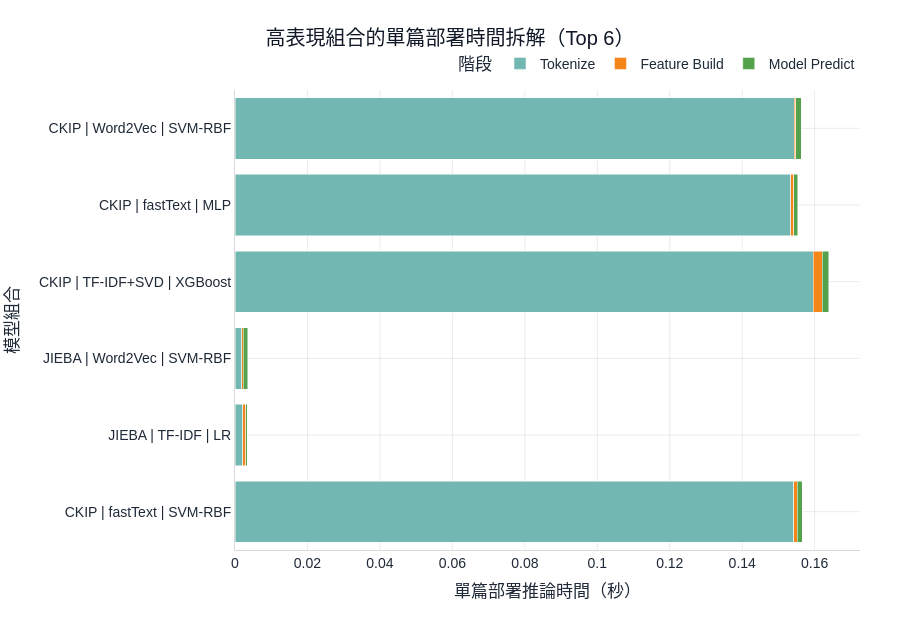

The notebook cell this image was saved under:
### Markdown cell above
### 圖 5-2 高表現組合的單篇部署時間拆解（Top 6）

**建議放置章節：5.3.3 最佳模型與應用情境討論**

圖說：本圖針對高表現模型組合，拆解其單篇部署推論時間中的斷詞、特徵建構與模型預測三個階段，以說明時間成本結構。

### Code cell
top_time = df_model.sort_values(['pr_auc', 'roc_auc'], ascending=False).head(6).copy()
long_time = top_time.melt(
    id_vars=['combo'],
    value_vars=['tokenize_mean_sec', 'feature_mean_sec', 'predict_mean_sec'],
    var_name='stage',
    value_name='seconds'
)
long_time['stage'] = long_time['stage'].map({
    'tokenize_mean_sec': 'Tokenize',
    'feature_mean_sec': 'Feature Build',
    'predict_mean_sec': 'Model Predict',
})

fig = px.bar(
    long_time,
    x='seconds',
    y='combo',
    color='stage',
    color_discrete_map=STAGE_COLOR_MAP,
    orientation='h',
    title='高表現組合的單篇部署時間拆解（Top 6）',
    labels={'seconds': '單篇部署推論時間（秒）', 'combo': '模型組合', 'stage': '階段'}
)
fig.update_yaxes(automargin=True)
apply_thesis_theme(fig, height=620, legend_title='階段')
fig.update_layout(barmode='stack')
export_fig(fig, 'top6_time_breakdown.png', width=1200, height=620, scale=2)
fig.show()

### Figure 1 — Plotly figure (JSON) as saved in the notebook; plotly's stock layout.template omitted (floating-point values rounded to 4 significant figures)
{"data": [{"hovertemplate": "階段=Tokenize<br>單篇部署推論時間（秒）=%{x}<br>模型組合=%{y}<extra></extra>", "legendgroup": "Tokenize", "marker": {"color": "#72B7B2", "pattern": {"shape": ""}}, "name": "Tokenize", "orientation": "h", "showlegend": true, "textposition": "auto", "type": "bar", "x": [0.1543, 0.002117, 0.001897, 0.1595, 0.1534, 0.1543], "xaxis": "x", "y": ["CKIP | fastText | SVM-RBF", "JIEBA | TF-IDF | LR", "JIEBA | Word2Vec | SVM-RBF", "CKIP | TF-IDF+SVD | XGBoost", "CKIP | fastText | MLP", "CKIP | Word2Vec | SVM-RBF"], "yaxis": "y"}, {"hovertemplate": "階段=Feature Build<br>單篇部署推論時間（秒）=%{x}<br>模型組合=%{y}<extra></extra>", "legendgroup": "Feature Build", "marker": {"color": "#F58518", "pattern": {"shape": ""}}, "name": "Feature Build", "orientation": "h", "showlegend": true, "textposition": "auto", "type": "bar", "x": [0.0008421, 0.0008569, 0.0004008, 0.002483, 0.0008593, 0.0004838], "xaxis": "x", "y": ["CKIP | fastText | SVM-RBF", "JIEBA | TF-IDF | LR", "JIEBA | Word2Vec | SVM-RBF", "CKIP | TF-IDF+SVD | XGBoost", "CKIP | fastText | MLP", "CKIP | Word2Vec | SVM-RBF"], "yaxis": "y"}, {"hovertemplate": "階段=Model Predict<br>單篇部署推論時間（秒）=%{x}<br>模型組合=%{y}<extra></extra>", "legendgroup": "Model Predict", "marker": {"color": "#54A24B", "pattern": {"shape": ""}}, "name": "Model Predict", "orientation": "h", "showlegend": true, "textposition": "auto", "type": "bar", "x": [0.001492, 0.0003744, 0.001166, 0.001858, 0.001122, 0.001488], "xaxis": "x", "y": ["CKIP | fastText | SVM-RBF", "JIEBA | TF-IDF | LR", "JIEBA | Word2Vec | SVM-RBF", "CKIP | TF-IDF+SVD | XGBoost", "CKIP | fastText | MLP", "CKIP | Word2Vec | SVM-RBF"], "yaxis": "y"}], "layout": {"barmode": "stack", "font": {"color": "#1F2937", "family": "Microsoft JhengHei, Arial", "size": 14}, "height": 620, "legend": {"orientation": "h", "title": {"text": "階段"}, "tracegroupgap": 0, "x": 1, "xanchor": "right", "y": 1.02, "yanchor": "bottom"}, "margin": {"b": 70, "l": 80, "r": 40, "t": 90}, "paper_bgcolor": "white", "plot_bgcolor": "white", "title": {"font": {"color": "#111827", "size": 20}, "text": "高表現組合的單篇部署時間拆解（Top 6）", "x": 0.5, "xanchor": "center"}, "xaxis": {"anchor": "y", "domain": [0, 1], "gridcolor": "rgba(0,0,0,0.08)", "linecolor": "rgba(0,0,0,0.15)", "showgrid": true, "title": {"text": "單篇部署推論時間（秒）"}, "zeroline": false}, "yaxis": {"anchor": "x", "automargin": true, "domain": [0, 1], "gridcolor": "rgba(0,0,0,0.08)", "linecolor": "rgba(0,0,0,0.15)", "showgrid": true, "title": {"text": "模型組合"}, "zeroline": false}}}
